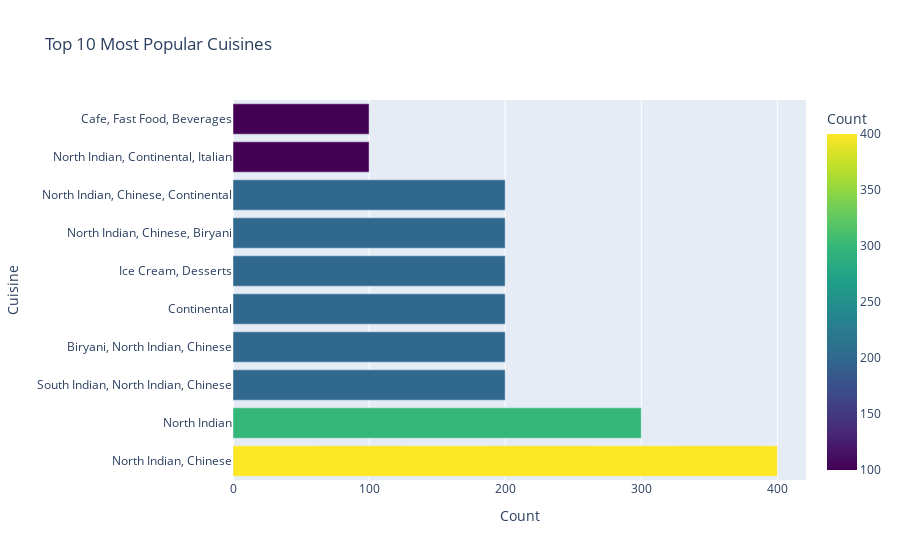

Notebook source saved alongside this figure:
### Markdown cell above
Top 10 Most Popular Cuisines

### Code cell
top_cuisines = df['Cuisines'].value_counts().nlargest(10).reset_index()
top_cuisines.columns = ['Cuisine', 'Count']

fig = px.bar(top_cuisines, x='Count', y='Cuisine', orientation='h',
             title='Top 10 Most Popular Cuisines',
             color='Count', color_continuous_scale='Viridis')
fig.show()

### Figure 1 — Plotly figure (JSON) as saved in the notebook; plotly's stock layout.template omitted (floating-point values rounded to 4 significant figures)
{"data": [{"alignmentgroup": "True", "hovertemplate": "Count=%{marker.color}<br>Cuisine=%{y}<extra></extra>", "legendgroup": "", "marker": {"color": [400, 300, 200, 200, 200, 200, 200, 200, 100, 100], "coloraxis": "coloraxis", "pattern": {"shape": ""}}, "name": "", "offsetgroup": "", "orientation": "h", "showlegend": false, "textposition": "auto", "type": "bar", "x": [400, 300, 200, 200, 200, 200, 200, 200, 100, 100], "xaxis": "x", "y": ["North Indian, Chinese", "North Indian", "South Indian, North Indian, Chinese", "Biryani, North Indian, Chinese", "Continental", "Ice Cream, Desserts", "North Indian, Chinese, Biryani", "North Indian, Chinese, Continental", "North Indian, Continental, Italian", "Cafe, Fast Food, Beverages"], "yaxis": "y"}], "layout": {"barmode": "relative", "coloraxis": {"colorbar": {"title": {"text": "Count"}}, "colorscale": [[0, "#440154"], [0.1111, "#482878"], [0.2222, "#3e4989"], [0.3333, "#31688e"], [0.4444, "#26828e"], [0.5556, "#1f9e89"], [0.6667, "#35b779"], [0.7778, "#6ece58"], [0.8889, "#b5de2b"], [1, "#fde725"]]}, "legend": {"tracegroupgap": 0}, "title": {"text": "Top 10 Most Popular Cuisines"}, "xaxis": {"anchor": "y", "domain": [0, 1], "title": {"text": "Count"}}, "yaxis": {"anchor": "x", "domain": [0, 1], "title": {"text": "Cuisine"}}}}
